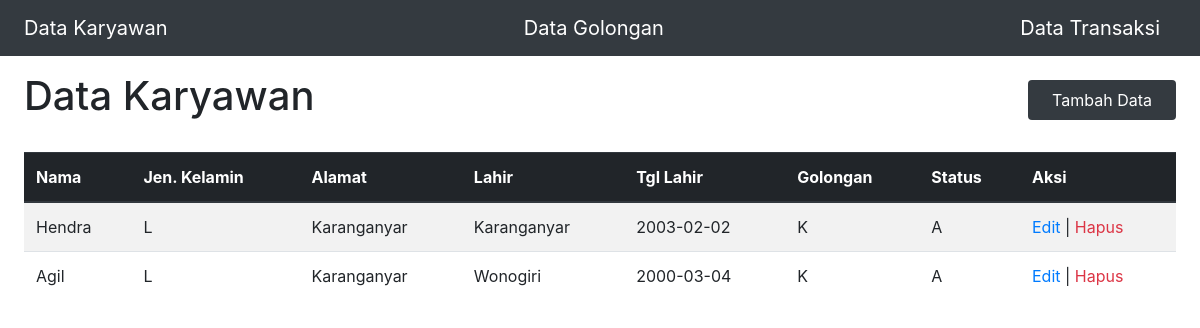
The page / on the database its author committed.
### tables this page shows
CREATE TABLE `karyawan` (
  `idkaryawan` int(11) NOT NULL,
  `namakaryawan` varchar(25) NOT NULL,
  `jeniskelamin` char(1) NOT NULL,
  `alamat` varchar(35) NOT NULL,
  `tempatlahir` varchar(30) NOT NULL,
  `tgllahir` date NOT NULL,
  `golongan` char(1) NOT NULL,
  `status` char(1) NOT NULL
);

### application/controllers/Home.php (called while the page is built, shortened)
<?php
class Home extends CI_Controller
{
    public function index()
    {
        $data['title'] = 'Data Karyawan';
        $this->load->helper('url');
        $this->load->view('layouts/header', $data);
        $this->load->view('layouts/menu');
        $this->load->view('home', $data);
        $this->load->view('layouts/footer');
    }
}

### index.php (called while the page is built, shortened)
<?php
require_once BASEPATH.'core/CodeIgniter.php';

### application/views/home.php (the view)
<div class="mt-5 p-4 d-flex align-items-center justify-content-between">
    <h1><?= $title; ?></h1>
    <a href=<?= base_url('/tambah') ?> class="bg-dark text-white py-2 px-4 rounded">Tambah Data</a>
</div>
<div class="px-4">
    <table class="table table-striped">
        <thead class="thead-dark">
            <tr>
                <th scope="col">Nama</th>
                <th scope="col">Jen. Kelamin</th>
                <th scope="col">Alamat</th>
                <th scope="col">Lahir</th>
                <th scope="col">Tgl Lahir</th>
                <th scope="col">Golongan</th>
                <th scope="col">Status</th>
                <th scope="col">Aksi</th>
            </tr>
        </thead>
        <tbody>
            <?php
            $query = $this->db->query('SELECT * FROM karyawan');
            foreach ($query->result() as $row) {
            ?>
                <tr>
                    <td><?= $row->namakaryawan; ?></td>
                    <td><?= $row->jeniskelamin; ?></td>
                    <td><?= $row->alamat; ?></td>
                    <td><?= $row->tempatlahir; ?></td>
                    <td><?= $row->tgllahir; ?></td>
                    <td><?= $row->golongan; ?></td>
                    <td><?= $row->status; ?></td>
                    <td>
                        <a href=<?= base_url("/edit/") . $row->idkaryawan ?>>Edit</a> | <a href=<?= base_url("/hapus/") . $row->idkaryawan ?> class="text-danger">Hapus</a>
                    </td>
                </tr>
            <?php } ?>
        </tbody>
    </table>
</div>

### rows shown on the page
karyawan: namakaryawan "Hendra", jeniskelamin "L", alamat "Karanganyar", tempatlahir "Karanganyar", tgllahir "2003-02-02", golongan "K", status "A"
karyawan: namakaryawan "Agil", jeniskelamin "L", alamat "Karanganyar", tempatlahir "Wonogiri", tgllahir "2000-03-04", golongan "K", status "A"

### other values the page prints
$title "Data Karyawan"
